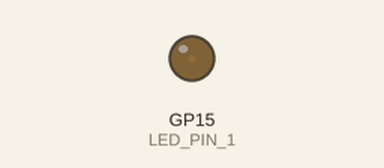
This program was run on a simulated Raspberry Pi Pico running MicroPython. Parts: output pins drawn as LEDs (lit = HIGH).

Above: at 0.05 s.
At 4.95 s:
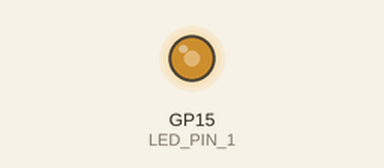
At 7.65 s:
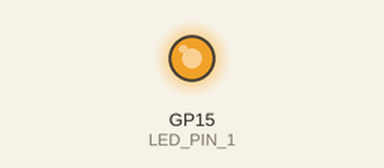
At 15.35 s:
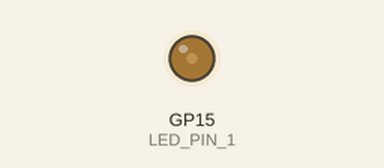
Timing chart, 0 to 22.7 s (numbered marks = the images above):
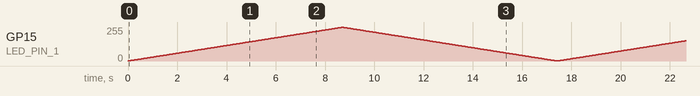

The program:

02-fade-in-and-out.py
```python
from machine import Pin, PWM
from time import sleep

# lower left corner of the Pico
LED_PIN_1 = 15
# led_1 = machine.Pin(LED_PIN_1, machine.Pin.OUT)
pwm = PWM(Pin(LED_PIN_1))

pwm.freq(1000)
MAX_BRIGHTNESS = 65025

while True:
    for duty in range(MAX_BRIGHTNESS):
        pwm.duty_u16(duty)
        sleep(0.0001)
    for duty in range(MAX_BRIGHTNESS, 0, -1):
        pwm.duty_u16(duty)
        sleep(0.0001)
```
